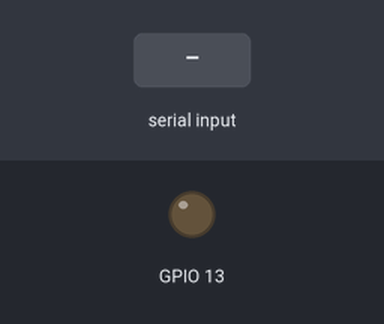
The sketch below on a simulated ESP32. Parts: output pins drawn as LEDs (lit = HIGH). The inputs (shaded band) are chosen by the test bench.

Above: at 1.2 s.
1.3 s: "90,45,200,10\n" received over Serial
At 3.0 s:
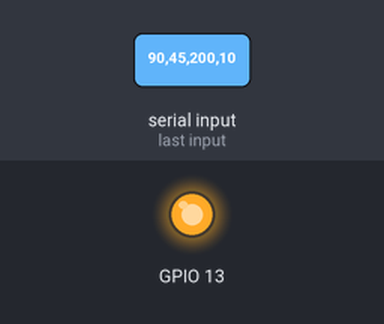
4.3 s: "30,150,10,200\n" received over Serial
At 7.3 s:
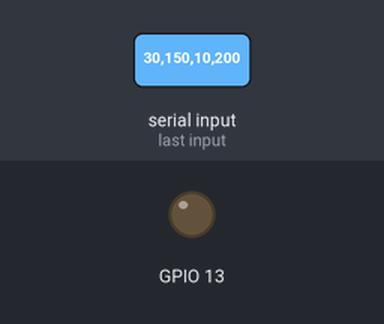
Timing chart, 0 to 8.8 s (numbered marks = the images above; inputs shaded):
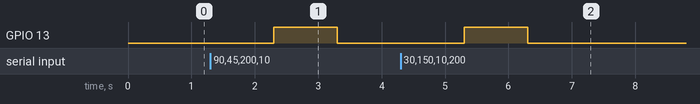

The sketch:

esp32_serial_echo.ino
```cpp
//brink led by specific serial input
//Serial receive: [float,float,float,float]
//action: if sum of input is greater than 1, blink led for 1 second
void setup(){
    Serial.begin(115200);
    pinMode(13, OUTPUT);

}

void loop(){
    if(Serial.available()>0){
        String input = Serial.readString();
        float sum = 0;
        int comma = 0;
        for(int i=0; i<input.length(); i++){
            if(input[i]==','){
                comma++;
            }
        }
        if(comma==3){
            float f1 = input.substring(0, input.indexOf(',')).toFloat();
            input = input.substring(input.indexOf(',')+1);
            float f2 = input.substring(0, input.indexOf(',')).toFloat();
            input = input.substring(input.indexOf(',')+1);
            float f3 = input.substring(0, input.indexOf(',')).toFloat();
            input = input.substring(input.indexOf(',')+1);
            float f4 = input.toFloat();
            sum = f1+f2+f3+f4;
        }
        if(sum>1){
            digitalWrite(13, HIGH);
            delay(1000);
            digitalWrite(13, LOW);
        }
    }


}
```

Measured:
- after the input at 1.3 s, GPIO 13: LOW → HIGH after 1.0 s, → LOW 1.0 s later
- after the input at 4.3 s, GPIO 13: LOW → HIGH after 1.0 s, → LOW 1.0 s later
